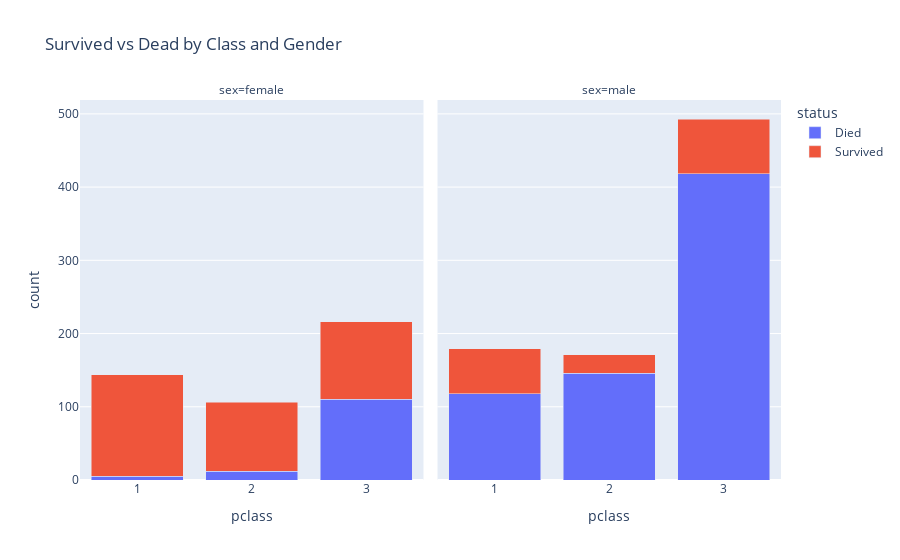

The notebook cell saved with this chart:
### Markdown cell above
## 3. Create a stacked chart survived vs dead for different classes and gender

### Code cell
titanic["status"] = titanic["survived"].map({1: "Survived", 0: "Died"})

survival_data = titanic.groupby(["pclass", "sex", "status"]).size().reset_index(name="count")

fig = px.bar(
    survival_data,
    x="pclass",
    y="count",
    color="status",
    facet_col="sex",
    barmode="stack",
    title="Survived vs Dead by Class and Gender"
)
fig.show()

### Figure 1 — Plotly figure (JSON) as saved in the notebook; plotly's stock layout.template omitted (floating-point values rounded to 4 significant figures)
{"data": [{"hovertemplate": "status=Died<br>sex=female<br>pclass=%{x}<br>count=%{y}<extra></extra>", "legendgroup": "Died", "marker": {"color": "#636efa", "pattern": {"shape": ""}}, "name": "Died", "orientation": "v", "showlegend": true, "textposition": "auto", "type": "bar", "x": [1, 2, 3], "xaxis": "x", "y": [5, 12, 110], "yaxis": "y"}, {"hovertemplate": "status=Died<br>sex=male<br>pclass=%{x}<br>count=%{y}<extra></extra>", "legendgroup": "Died", "marker": {"color": "#636efa", "pattern": {"shape": ""}}, "name": "Died", "orientation": "v", "showlegend": false, "textposition": "auto", "type": "bar", "x": [1, 2, 3], "xaxis": "x2", "y": [118, 146, 418], "yaxis": "y2"}, {"hovertemplate": "status=Survived<br>sex=female<br>pclass=%{x}<br>count=%{y}<extra></extra>", "legendgroup": "Survived", "marker": {"color": "#EF553B", "pattern": {"shape": ""}}, "name": "Survived", "orientation": "v", "showlegend": true, "textposition": "auto", "type": "bar", "x": [1, 2, 3], "xaxis": "x", "y": [139, 94, 106], "yaxis": "y"}, {"hovertemplate": "status=Survived<br>sex=male<br>pclass=%{x}<br>count=%{y}<extra></extra>", "legendgroup": "Survived", "marker": {"color": "#EF553B", "pattern": {"shape": ""}}, "name": "Survived", "orientation": "v", "showlegend": false, "textposition": "auto", "type": "bar", "x": [1, 2, 3], "xaxis": "x2", "y": [61, 25, 75], "yaxis": "y2"}], "layout": {"annotations": [{"font": {}, "showarrow": false, "text": "sex=female", "x": 0.245, "xanchor": "center", "xref": "paper", "y": 1, "yanchor": "bottom", "yref": "paper"}, {"font": {}, "showarrow": false, "text": "sex=male", "x": 0.755, "xanchor": "center", "xref": "paper", "y": 1, "yanchor": "bottom", "yref": "paper"}], "autosize": true, "barmode": "stack", "legend": {"title": {"text": "status"}, "tracegroupgap": 0}, "title": {"text": "Survived vs Dead by Class and Gender"}, "xaxis": {"anchor": "y", "autorange": true, "domain": [0, 0.49], "range": [0.5, 3.5], "title": {"text": "pclass"}, "type": "linear"}, "xaxis2": {"anchor": "y2", "autorange": true, "domain": [0.51, 1], "matches": "x", "range": [0.5, 3.5], "title": {"text": "pclass"}, "type": "linear"}, "yaxis": {"anchor": "x", "autorange": true, "domain": [0, 1], "range": [0, 518.9], "title": {"text": "count"}, "type": "linear"}, "yaxis2": {"anchor": "x2", "autorange": true, "domain": [0, 1], "matches": "y", "range": [0, 518.9], "showticklabels": false, "type": "linear"}}}
